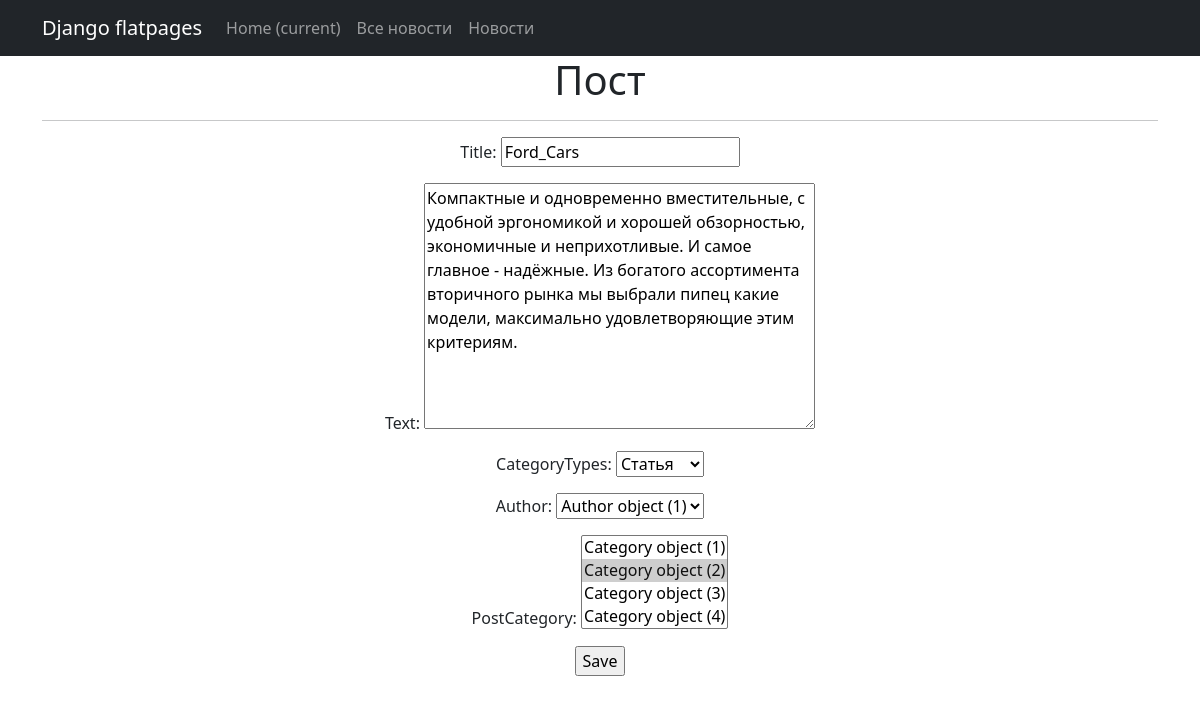
Screenshot of /news/2/update/ with the database file from the repository.
### news/models.py (models this page shows, shortened)
class Post(models.Model):
    author = models.ForeignKey(Author, on_delete=models.CASCADE)
    ARTICLE = "AR"
    NEWS = "NW"
    CATEGORY_CHOICES = (
        (ARTICLE, "Статья"),
        (NEWS, "Новость")
    )
    categoryTypes = models.CharField(max_length=2, choices=CATEGORY_CHOICES, default=ARTICLE)
    dateCreation = models.DateTimeField(auto_now_add=True)
    postCategory = models.ManyToManyField(Category, through="PostCategory")
    title = models.CharField(max_length=256)
    text = models.TextField()
    rating = models.IntegerField(default=0)

### news/views.py (the view)
# urls.py: path('<int:pk>/update/', PostUpdate.as_view(), name='post_update'),
class PostUpdate(UpdateView):
    form_class = PostForm
    model = Post
    template_name = 'post_edit.html'

### news/forms.py (shortened to what this page needs)
class PostForm(forms.ModelForm):
    class Meta:
        model = Post
        fields = [
            'title',
            'text',
            'categoryTypes',
            'author',
            'postCategory'
        ]

### news/templates/post_edit.html (shortened to what this page needs)
{% extends 'flatpages/default.html' %}
{% block content %}
<h1>Пост</h1>
<hr>
<form action="" method="post">
    {{ form.as_p}}
    <input type="submit" value="Save" />
</form>
{% endblock content %}

### rows the page displays
Post: title "Ford_Cars", text "Компактные и одновременно вместительные, с удобной эргономикой и хорошей обзорностью, экономичные и неприхотливые. И самое главное - надёжные. Из богатого ассортимента вторичного рынка мы выбрали пипец какие модели, максимально удовлетворяющие этим критериям.", categoryTypes "Статья", author "Author object (1)"
